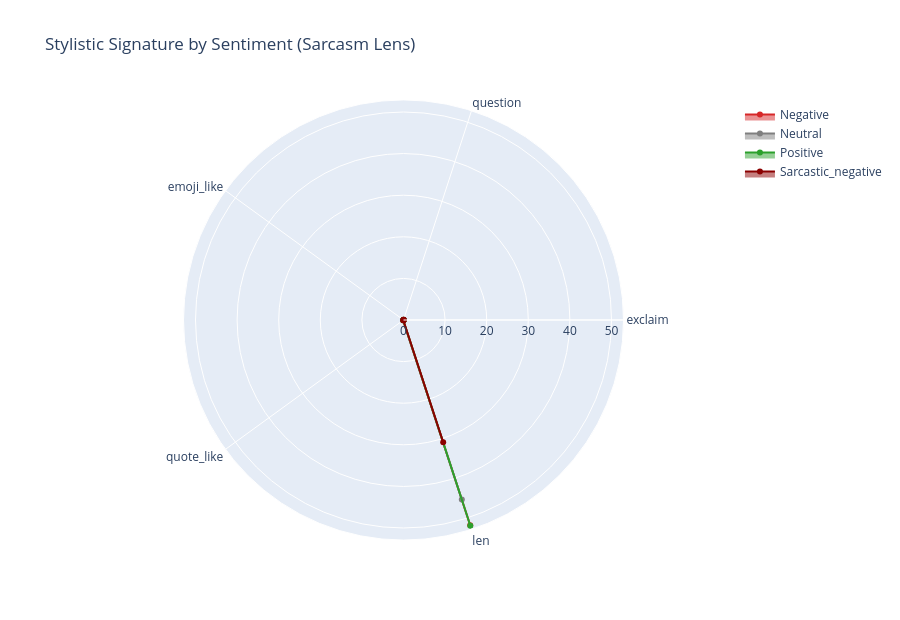

The code cell stored with this chart in its notebook:
### Markdown cell above
## 9. Sarcasm Behavior Diagnostics

### Code cell
def sarcasm_features(text):
    t = str(text)
    return {
        'exclaim': t.count('!'),
        'question': t.count('?'),
        'emoji_like': sum(ch in t for ch in ['😂','🤣','😏','🙃','🙂']),
        'quote_like': t.count('"') + t.count("'") + t.count('“') + t.count('”'),
        'len': len(t),
    }

feat = all_df['comment'].apply(sarcasm_features).apply(pd.Series)
sf = pd.concat([all_df[['Sentiment']], feat], axis=1)
agg = sf.groupby('Sentiment', as_index=False).mean(numeric_only=True)

display(agg)

radar_cols = ['exclaim','question','emoji_like','quote_like','len']
fig = go.Figure()
for senti in sorted(agg['Sentiment'].unique()):
    row = agg[agg['Sentiment']==senti].iloc[0]
    fig.add_trace(go.Scatterpolar(
        r=[row[c] for c in radar_cols],
        theta=radar_cols,
        fill='toself',
        name=senti,
        line=dict(color=COLOR_MAP.get(senti, '#1f77b4'))
    ))
fig.update_layout(title='Stylistic Signature by Sentiment (Sarcasm Lens)', height=620)
fig.show()

### Figure 1 — Plotly figure (JSON) as saved in the notebook; plotly's stock layout.template omitted (floating-point values rounded to 4 significant figures)
{"data": [{"fill": "toself", "line": {"color": "#d62728"}, "name": "Negative", "r": [0.05247, 0.07253, 0, 0.1107, 51.89], "theta": ["exclaim", "question", "emoji_like", "quote_like", "len"], "type": "scatterpolar"}, {"fill": "toself", "line": {"color": "#7f7f7f"}, "name": "Neutral", "r": [0.04881, 0.09344, 0, 0.1227, 45.36], "theta": ["exclaim", "question", "emoji_like", "quote_like", "len"], "type": "scatterpolar"}, {"fill": "toself", "line": {"color": "#2ca02c"}, "name": "Positive", "r": [0.0429, 0.05317, 0, 0.08338, 51.99], "theta": ["exclaim", "question", "emoji_like", "quote_like", "len"], "type": "scatterpolar"}, {"fill": "toself", "line": {"color": "#8b0000"}, "name": "Sarcastic_negative", "r": [0.06196, 0.08313, 0, 0.06687, 30.88], "theta": ["exclaim", "question", "emoji_like", "quote_like", "len"], "type": "scatterpolar"}], "layout": {"height": 620, "title": {"text": "Stylistic Signature by Sentiment (Sarcasm Lens)"}}}
